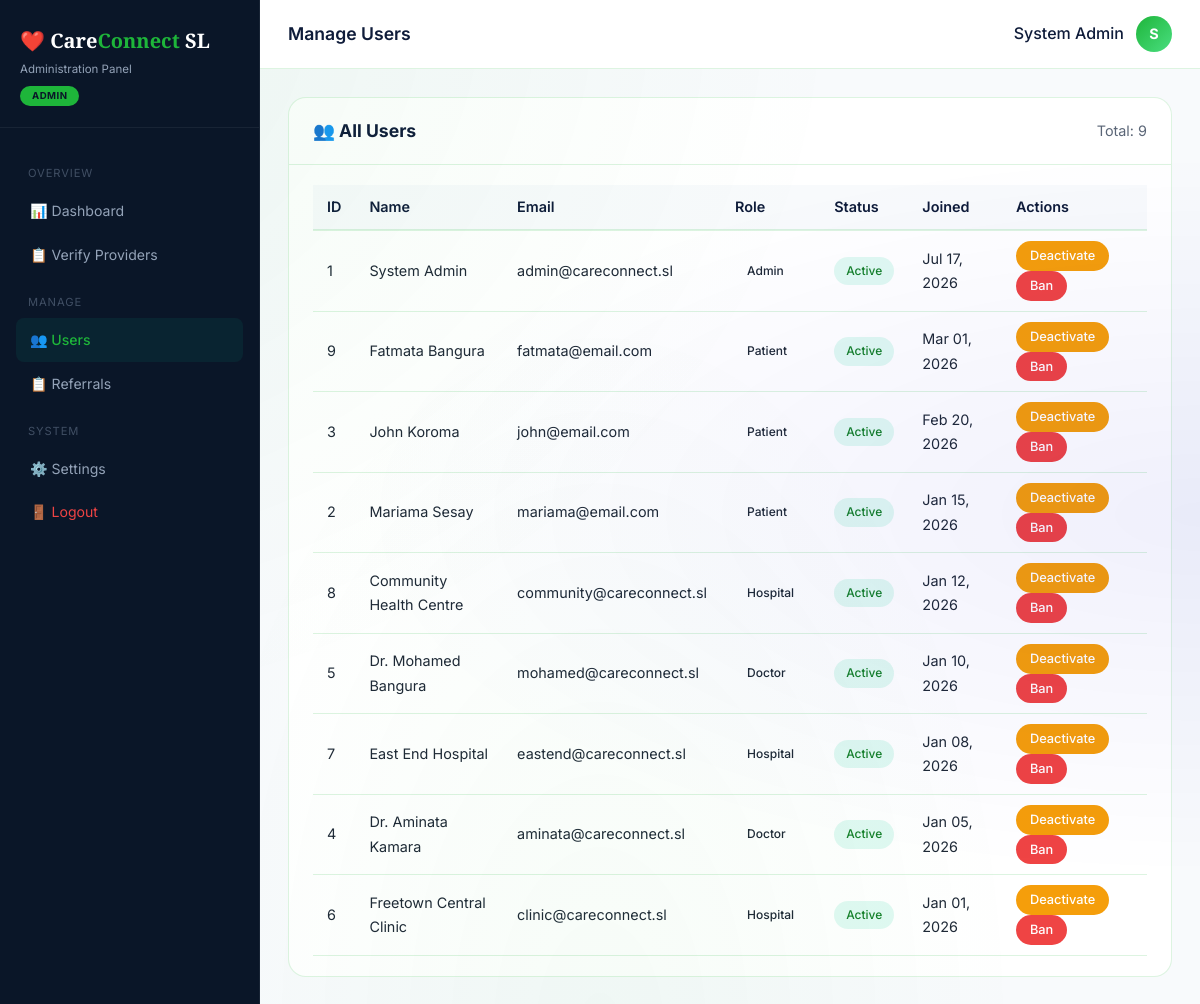
The page /admin/manage-users.php (signed in) on the database its author committed.
### tables this page shows
CREATE TABLE IF NOT EXISTS users (
    id INT AUTO_INCREMENT PRIMARY KEY,
    name VARCHAR(100) NOT NULL,
    email VARCHAR(100) NOT NULL UNIQUE,
    password VARCHAR(255) NOT NULL,
    role ENUM('patient', 'doctor', 'hospital', 'admin') NOT NULL DEFAULT 'patient',
    status ENUM('active', 'inactive', 'banned') DEFAULT 'active',
    email_verified BOOLEAN DEFAULT FALSE,
    verification_token VARCHAR(64) NULL,
    reset_token VARCHAR(64) NULL,
    reset_token_expires DATETIME NULL,
    last_login DATETIME NULL,
    ip_address VARCHAR(45) NULL,
    created_at DATETIME DEFAULT CURRENT_TIMESTAMP,
    updated_at DATETIME DEFAULT CURRENT_TIMESTAMP ON UPDATE CURRENT_TIMESTAMP,
    INDEX idx_email (email),
    INDEX idx_role (role),
    INDEX idx_status (status),
    INDEX idx_created (created_at)
);

### admin/manage-users.php (the view, shortened to what this page needs)
<?php
require_once '../db.php';
$stmt = $conn->query("SELECT id, name, email, role, status, created_at FROM users ORDER BY created_at DESC");
$users = $stmt->fetchAll();
?>
<!DOCTYPE html>
<html lang="en">
<head>
    <link rel="stylesheet" href="../style.css">
    <link rel="stylesheet" href="admin-styles.css">
</head>
<body>
<div class="admin-wrapper">
    <aside class="admin-sidebar" id="sidebar">
        <div class="sb-logo">
            <h1>❤️ Care<em>Connect</em> SL</h1>
            <div class="sub">Administration Panel</div>
            <span class="badge">ADMIN</span>
        </div>
        <nav class="sb-nav">
            <div class="sb-section">Overview</div>
            <a href="admin-dashboard.php" class="sb-item">📊 Dashboard</a>
            <a href="verify-providers.php" class="sb-item">📋 Verify Providers</a>
            <div class="sb-section">Manage</div>
            <a href="manage-users.php" class="sb-item active">👥 Users</a>
            <a href="manage-referrals.php" class="sb-item">📋 Referrals</a>
            <div class="sb-section">System</div>
            <a href="admin-settings.php" class="sb-item">⚙️ Settings</a>
            <a href="logout.php" class="sb-item" style="color: var(--danger);">🚪 Logout</a>
        </nav>
    </aside>
    <main class="admin-main">
        <div class="admin-topbar">
            <div style="display: flex; align-items: center; gap: 12px;">
                <span class="page-title">Manage Users</span>
            </div>
            <div class="admin-user">
                <span class="name"><?php echo $_SESSION['admin_name'] ?? 'Admin'; ?></span>
                <div class="avatar"><?php echo strtoupper(substr($_SESSION['admin_name'] ?? 'A', 0, 1)); ?></div>
            </div>
        </div>
        <div class="admin-content">
            <div class="admin-card">
                <div class="card-header">
                    <h2>👥 All Users</h2>
                    <span style="color: var(--muted); font-size: 0.9rem;">Total: <?php echo count($users); ?></span>
                </div>
                <div class="card-body">
                    <div class="table-wrap">
                        <table class="data-table">
                            <thead>
                                <tr>
                                    <th>ID</th>
                                    <th>Name</th>
                                    <th>Email</th>
                                    <th>Role</th>
                                    <th>Status</th>
                                    <th>Joined</th>
                                    <th>Actions</th>
                                </tr>
                            </thead>
                            <tbody>
                                <?php foreach ($users as $user): ?>
                                <tr>
                                    <td><?php echo $user['id']; ?></td>
                                    <td><?php echo htmlspecialchars($user['name']); ?></td>
                                    <td><?php echo htmlspecialchars($user['email']); ?></td>
                                    <td><span class="badge"><?php echo ucfirst($user['role']); ?></span></td>
                                    <td><span class="badge <?php echo $user['status']; ?>"><?php echo ucfirst($user['status']); ?></span></td>
                                    <td><?php echo date('M d, Y', strtotime($user['created_at'])); ?></td>
                                    <td>
                                        <?php if ($user['status'] === 'active'): ?>
                                            <a href="manage-users.php?action=deactivate&id=<?php echo $user['id']; ?>" class="btn-small" style="background: var(--warning);" onclick="return confirm('Deactivate this user?')">Deactivate</a>
                                            <a href="manage-users.php?action=ban&id=<?php echo $user['id']; ?>" class="btn-small danger" onclick="return confirm('Ban this user?')">Ban</a>
                                        <?php elseif ($user['status'] === 'inactive'): ?>
                                            <a href="manage-users.php?action=activate&id=<?php echo $user['id']; ?>" class="btn-small success" onclick="return confirm('Activate this user?')">Activate</a>
                                        <?php elseif ($user['status'] === 'banned'): ?>
                                            <a href="manage-users.php?action=activate&id=<?php echo $user['id']; ?>" class="btn-small success" onclick="return confirm('Unban this user?')">Unban</a>
                                        <?php endif; ?>
                                    </td>
                                </tr>
                                <?php endforeach; ?>
                            </tbody>
                        </table>
                    </div>
                </div>
            </div>
        </div>
    </main>
</div>
</body>
</html>

### style.css (style rules this page uses)
*, *::before, *::after { margin: 0; padding: 0; box-sizing: border-box; }
html { scroll-behavior: smooth; -webkit-text-size-adjust: 100%; }
body { font-family: var(--font-primary); font-size: 16px; line-height: 1.7; color: var(--dark-text); background: var(--sl-white-off); min-height: 100vh; -webkit-font-smoothing: antialiased; -moz-osx-font-smoothing: grayscale; position: relative; overflow-x: hidden; }
body::before { content: ''; position: fixed; top: 0; left: 0; right: 0; bottom: 0; background: radial-gradient(ellipse at 0% 0%, rgba(30, 181, 58, 0.06) 0%, transparent 50%), radial-gradient(ellipse at 100% 50%, rgba(0, 0, 205, 0.06) 0%, transparent 50%), radial-gradient(ellipse at 50% 100%, rgba(30, 181, 58, 0.04) 0%, transparent 50%); pointer-events: none; z-index: 0; }

### rows shown on the page
users: id "1", name "System Admin", email "admin@careconnect.sl", role "Admin", status "Active", created_at "Jul 17, 2026"
users: id "9", name "Fatmata Bangura", email "fatmata@email.com", role "Patient", status "Active", created_at "Mar 01, 2026"
users: id "3", name "John Koroma", email "john@email.com", role "Patient", status "Active", created_at "Feb 20, 2026"
users: id "2", name "Mariama Sesay", email "mariama@email.com", role "Patient", status "Active", created_at "Jan 15, 2026"
users: id "8", name "Community Health Centre", email "community@careconnect.sl", role "Hospital", status "Active", created_at "Jan 12, 2026"
users: id "5", name "Dr. Mohamed Bangura", email "mohamed@careconnect.sl", role "Doctor", status "Active", created_at "Jan 10, 2026"
users: id "7", name "East End Hospital", email "eastend@careconnect.sl", role "Hospital", status "Active", created_at "Jan 08, 2026"
users: id "4", name "Dr. Aminata Kamara", email "aminata@careconnect.sl", role "Doctor", status "Active", created_at "Jan 05, 2026"
users: id "6", name "Freetown Central Clinic", email "clinic@careconnect.sl", role "Hospital", status "Active", created_at "Jan 01, 2026"

### other values the page prints
$_SESSION['admin_name'] "System Admin"
substr($_SESSION['admin_name'] ?? 'A', 0, 1) "S"
count($users) "9"
